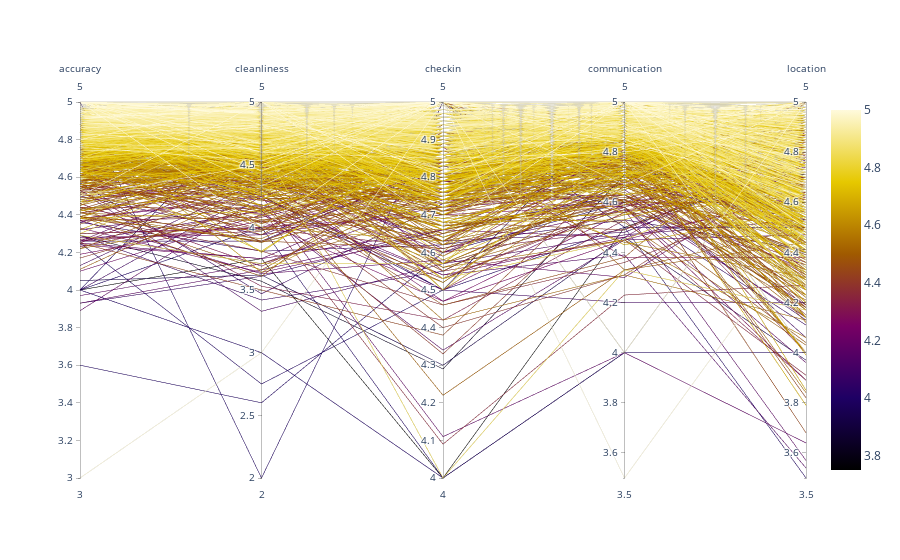

The cell this chart's notebook holds for it:
### Code cell
fig = go.Figure(data=
    go.Parcoords(
        line = dict(color = df_plot['review_scores_rating'],
                   colorscale = 'Electric',
                   showscale = True,
                #    cmin = -4000,
                #    cmax = -100
            ),
        dimensions = list([
            go.parcoords.Dimension(
                label = 'accuracy',
                values = df_plot['review_scores_accuracy']
                ),
            go.parcoords.Dimension(
                label = 'cleanliness',
                 values = df_plot['review_scores_cleanliness']
                 ),
            go.parcoords.Dimension(
                label = 'checkin',
                values = df_plot['review_scores_checkin']
                ),
            go.parcoords.Dimension(
                label = 'communication',
                values = df_plot['review_scores_communication']
                ),
            go.parcoords.Dimension(
                label = 'location',
                values = df_plot['review_scores_location']
                ),
        ]),
        unselected = dict(line = dict(color = 'gray', opacity = 0.5))
    )
)

fig.update_layout(
    plot_bgcolor = 'white',
    paper_bgcolor = 'white'
)

fig.show()

### Figure 1 — Plotly figure (JSON) as saved in the notebook; plotly's stock layout.template omitted (floating-point values rounded to 4 significant figures; data arrays with more than 128 entries replaced by an {"elided": "..."} marker saying what was removed)
{"data": [{"dimensions": [{"label": "accuracy", "values": {"elided": "999 float values"}}, {"label": "cleanliness", "values": {"elided": "999 float values"}}, {"label": "checkin", "values": {"elided": "999 float values"}}, {"label": "communication", "values": {"elided": "999 float values"}}, {"label": "location", "values": {"elided": "999 float values"}}], "line": {"color": {"elided": "999 float values"}, "colorscale": [[0, "rgb(0,0,0)"], [0.2, "rgb(30,0,100)"], [0.4, "rgb(120,0,100)"], [0.6, "rgb(160,90,0)"], [0.8, "rgb(230,200,0)"], [1, "rgb(255,250,220)"]], "showscale": true}, "type": "parcoords", "unselected": {"line": {"color": "gray", "opacity": 0.5}}}], "layout": {"paper_bgcolor": "white", "plot_bgcolor": "white"}}
